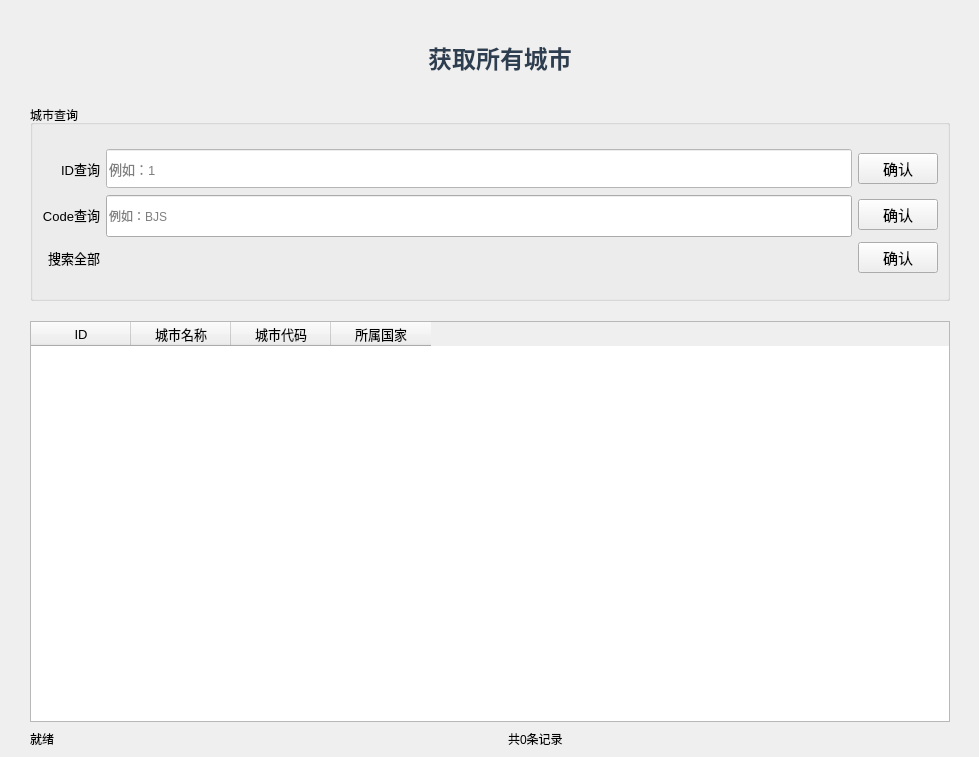
      <widget class="QWidget" name="page_search_City">
       <widget class="QLabel" name="label_2">
        <property name="geometry">
         <rect>
          <x>30</x>
          <y>30</y>
          <width>940</width>
          <height>55</height>
         </rect>
        </property>
        <property name="styleSheet">
         <string notr="true">font-size: 18pt;
font-weight: bold; color: #2c3e50; padding: 10px;</string>
        </property>
        <property name="text">
         <string>获取所有城市</string>
        </property>
        <property name="alignment">
         <set>Qt::AlignmentFlag::AlignCenter</set>
        </property>
       </widget>
       <widget class="QGroupBox" name="groupBoxCityQuery">
        <property name="geometry">
         <rect>
          <x>30</x>
          <y>105</y>
          <width>920</width>
          <height>196</height>
         </rect>
        </property>
        <property name="title">
         <string>城市查询</string>
        </property>
        <layout class="QVBoxLayout" name="verticalLayout">
         <item>
          <layout class="QGridLayout" name="gridLayout_2">
           <property name="spacing">
            <number>6</number>
           </property>
           <item row="1" column="1">
            <widget class="QLineEdit" name="editCityCode">
             <property name="minimumSize">
              <size>
               <width>250</width>
               <height>42</height>
              </size>
             </property>
             <property name="maximumSize">
              <size>
               <width>16777215</width>
               <height>39</height>
              </size>
             </property>
             <property name="styleSheet">
              <string notr="true">QLineEdit{width:837px;height:39px}</string>
             </property>
             <property name="placeholderText">
              <string>例如：BJS</string>
             </property>
            </widget>
           </item>
           <item row="1" column="2">
            <widget class="QPushButton" name="btnQueryByCode">
             <property name="font">
              <font>
               <pointsize>11</pointsize>
              </font>
             </property>
             <property name="text">
              <string>确认</string>
             </property>
            </widget>
           </item>
           <item row="0" column="2">
            <widget class="QPushButton" name="btnQueryById">
             <property name="maximumSize">
              <size>
               <width>16777215</width>
               <height>16777215</height>
              </size>
             </property>
             <property name="font">
              <font>
               <pointsize>11</pointsize>
              </font>
             </property>
             <property name="text">
              <string>确认</string>
             </property>
            </widget>
           </item>
           <item row="0" column="0">
            <widget class="QLabel" name="labelCityId">
             <property name="minimumSize">
              <size>
               <width>0</width>
               <height>0</height>
              </size>
             </property>
             <property name="maximumSize">
              <size>
               <width>68</width>
               <height>16777215</height>
              </size>
             </property>
             <property name="font">
              <font>
               <pointsize>10</pointsize>
              </font>
             </property>
             <property name="text">
              <string>ID查询</string>
             </property>
             <property name="alignment">
              <set>Qt::AlignmentFlag::AlignRight|Qt::AlignmentFlag::AlignTrailing|Qt::AlignmentFlag::AlignVCenter</set>
             </property>
            </widget>
           </item>
           <item row="2" column="0">
            <widget class="QLabel" name="labelSearch">
             <property name="minimumSize">
              <size>
               <width>0</width>
               <height>0</height>
              </size>
             </property>
             <property name="font">
              <font>
               <pointsize>10</pointsize>
              </font>
             </property>
             <property name="text">
              <string>搜索全部</string>
             </property>
             <property name="alignment">
              <set>Qt::AlignmentFlag::AlignRight|Qt::AlignmentFlag::AlignTrailing|Qt::AlignmentFlag::AlignVCenter</set>
             </property>
            </widget>
           </item>
           <item row="1" column="0">
            <widget class="QLabel" name="labelCityCode">
             <property name="minimumSize">
              <size>
               <width>0</width>
               <height>0</height>
              </size>
             </property>
             <property name="maximumSize">
              <size>
               <width>16777215</width>
               <height>16777215</height>
              </size>
             </property>
             <property name="font">
              <font>
               <pointsize>10</pointsize>
              </font>
             </property>
             <property name="text">
              <string>Code查询</string>
             </property>
             <property name="alignment">
              <set>Qt::AlignmentFlag::AlignRight|Qt::AlignmentFlag::AlignTrailing|Qt::AlignmentFlag::AlignVCenter</set>
             </property>
            </widget>
           </item>
           <item row="2" column="2">
            <widget class="QPushButton" name="btnQueryAll">
             <property name="font">
              <font>
               <pointsize>11</pointsize>
              </font>
             </property>
             <property name="text">
              <string>确认</string>
             </property>
            </widget>
           </item>
           <item row="0" column="1">
            <widget class="QLineEdit" name="editCityId">
             <property name="enabled">
              <bool>true</bool>
             </property>
             <property name="minimumSize">
              <size>
               <width>0</width>
               <height>0</height>
              </size>
             </property>
             <property name="maximumSize">
              <size>
               <width>16777215</width>
               <height>39</height>
              </size>
             </property>
             <property name="palette">
              <palette>
               <active>
                <colorrole role="Button">
                 <brush brushstyle="SolidPattern">
                  <color alpha="255">
                   <red>255</red>
                   <green>255</green>
                   <blue>255</blue>
                  </color>
                 </brush>
                </colorrole>
                <colorrole role="Base">
                 <brush brushstyle="SolidPattern">
                  <color alpha="255">
                   <red>255</red>
                   <green>255</green>
                   <blue>255</blue>
                  </color>
                 </brush>
                </colorrole>
                <colorrole role="Window">
                 <brush brushstyle="SolidPattern">
                  <color alpha="255">
                   <red>255</red>
                   <green>255</green>
                   <blue>255</blue>
                  </color>
                 </brush>
                </colorrole>
               </active>
               <inactive>
                <colorrole role="Button">
                 <brush brushstyle="SolidPattern">
                  <color alpha="255">
                   <red>255</red>
                   <green>255</green>
                   <blue>255</blue>
                  </color>
                 </brush>
                </colorrole>
                <colorrole role="Base">
                 <brush brushstyle="SolidPattern">
                  <color alpha="255">
                   <red>255</red>
                   <green>255</green>
                   <blue>255</blue>
                  </color>
                 </brush>
                </colorrole>
                <colorrole role="Window">
                 <brush brushstyle="SolidPattern">
                  <color alpha="255">
                   <red>255</red>
                   <green>255</green>
                   <blue>255</blue>
                  </color>
                 </brush>
                </colorrole>
               </inactive>
               <disabled>
                <colorrole role="Button">
                 <brush brushstyle="SolidPattern">
                  <color alpha="255">
                   <red>255</red>
                   <green>255</green>
                   <blue>255</blue>
                  </color>
                 </brush>
                </colorrole>
                <colorrole role="Base">
                 <brush brushstyle="SolidPattern">
                  <color alpha="255">
                   <red>255</red>
                   <green>255</green>
                   <blue>255</blue>
                  </color>
                 </brush>
                </colorrole>
                <colorrole role="Window">
                 <brush brushstyle="SolidPattern">
                  <color alpha="255">
                   <red>255</red>
                   <green>255</green>
                   <blue>255</blue>
                  </color>
                 </brush>
                </colorrole>
               </disabled>
              </palette>
             </property>
             <property name="font">
              <font>
               <pointsize>10</pointsize>
              </font>
             </property>
             <property name="styleSheet">
              <string notr="true">QLineEdit{width:837px;height:39px}</string>
             </property>
             <property name="placeholderText">
              <string>例如：1</string>
             </property>
            </widget>
           </item>
          </layout>
         </item>
        </layout>
       </widget>
       <widget class="QTableWidget" name="tableCityResult">
        <property name="geometry">
         <rect>
          <x>30</x>
          <y>321</y>
          <width>920</width>
          <height>401</height>
         </rect>
        </property>
        <property name="maximumSize">
         <size>
          <width>940</width>
          <height>16777215</height>
         </size>
        </property>
        <property name="alternatingRowColors">
         <bool>true</bool>
        </property>
        <property name="selectionMode">
         <enum>QAbstractItemView::SelectionMode::SingleSelection</enum>
        </property>
        <property name="selectionBehavior">
         <enum>QAbstractItemView::SelectionBehavior::SelectRows</enum>
        </property>
        <column>
         <property name="text">
          <string>ID</string>
         </property>
         <property name="font">
          <font>
           <pointsize>10</pointsize>
          </font>
         </property>
        </column>
        <column>
         <property name="text">
          <string>城市名称</string>
         </property>
         <property name="font">
          <font>
           <pointsize>10</pointsize>
          </font>
         </property>
        </column>
        <column>
         <property name="text">
          <string>城市代码</string>
         </property>
         <property name="font">
          <font>
           <pointsize>10</pointsize>
          </font>
         </property>
        </column>
        <column>
         <property name="text">
          <string>所属国家</string>
         </property>
         <property name="font">
          <font>
           <pointsize>10</pointsize>
          </font>
         </property>
        </column>
       </widget>
       <widget class="QLabel" name="labelCityStatus">
        <property name="geometry">
         <rect>
          <x>30</x>
          <y>730</y>
          <width>111</width>
          <height>18</height>
         </rect>
        </property>
        <property name="text">
         <string>就绪</string>
        </property>
       </widget>
       <widget class="QLabel" name="labelCityCount">
        <property name="geometry">
         <rect>
          <x>508</x>
          <y>730</y>
          <width>71</width>
          <height>18</height>
         </rect>
        </property>
        <property name="text">
         <string>共0条记录</string>
        </property>
       </widget>
      </widget>
